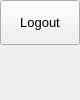
                 <widget class="QFrame" name="extraRightBox">
                  <property name="minimumSize">
                   <size>
                    <width>0</width>
                    <height>0</height>
                   </size>
                  </property>
                  <property name="maximumSize">
                   <size>
                    <width>0</width>
                    <height>16777215</height>
                   </size>
                  </property>
                  <property name="frameShape">
                   <enum>QFrame::NoFrame</enum>
                  </property>
                  <property name="frameShadow">
                   <enum>QFrame::Raised</enum>
                  </property>
                  <layout class="QVBoxLayout" name="verticalLayout_7">
                   <property name="spacing">
                    <number>0</number>
                   </property>
                   <property name="leftMargin">
                    <number>0</number>
                   </property>
                   <property name="topMargin">
                    <number>0</number>
                   </property>
                   <property name="rightMargin">
                    <number>0</number>
                   </property>
                   <property name="bottomMargin">
                    <number>0</number>
                   </property>
                   <item>
                    <widget class="QFrame" name="contentSettings">
                     <property name="frameShape">
                      <enum>QFrame::NoFrame</enum>
                     </property>
                     <property name="frameShadow">
                      <enum>QFrame::Raised</enum>
                     </property>
                     <layout class="QVBoxLayout" name="verticalLayout_13">
                      <property name="spacing">
                       <number>0</number>
                      </property>
                      <property name="leftMargin">
                       <number>0</number>
                      </property>
                      <property name="topMargin">
                       <number>0</number>
                      </property>
                      <property name="rightMargin">
                       <number>0</number>
                      </property>
                      <property name="bottomMargin">
                       <number>0</number>
                      </property>
                      <item alignment="Qt::AlignTop">
                       <widget class="QFrame" name="topMenus">
                        <property name="frameShape">
                         <enum>QFrame::NoFrame</enum>
                        </property>
                        <property name="frameShadow">
                         <enum>QFrame::Raised</enum>
                        </property>
                        <layout class="QVBoxLayout" name="verticalLayout_14">
                         <property name="spacing">
                          <number>0</number>
                         </property>
                         <property name="leftMargin">
                          <number>0</number>
                         </property>
                         <property name="topMargin">
                          <number>0</number>
                         </property>
                         <property name="rightMargin">
                          <number>0</number>
                         </property>
                         <property name="bottomMargin">
                          <number>0</number>
                         </property>
                         <item>
                          <widget class="QPushButton" name="btn_logout">
                           <property name="sizePolicy">
                            <sizepolicy hsizetype="Expanding" vsizetype="Fixed">
                             <horstretch>0</horstretch>
                             <verstretch>0</verstretch>
                            </sizepolicy>
                           </property>
                           <property name="minimumSize">
                            <size>
                             <width>0</width>
                             <height>45</height>
                            </size>
                           </property>
                           <property name="font">
                            <font>
                             <family>Segoe UI</family>
                             <pointsize>10</pointsize>
                             <weight>50</weight>
                             <italic>false</italic>
                             <bold>false</bold>
                            </font>
                           </property>
                           <property name="cursor">
                            <cursorShape>PointingHandCursor</cursorShape>
                           </property>
                           <property name="layoutDirection">
                            <enum>Qt::LeftToRight</enum>
                           </property>
                           <property name="styleSheet">
                            <string notr="true">background-image: url(:/resources/images/icons/icon_close_black.png);</string>
                           </property>
                           <property name="text">
                            <string>Logout</string>
                           </property>
                          </widget>
                         </item>
                        </layout>
                       </widget>
                      </item>
                     </layout>
                    </widget>
                   </item>
                  </layout>
                 </widget>
